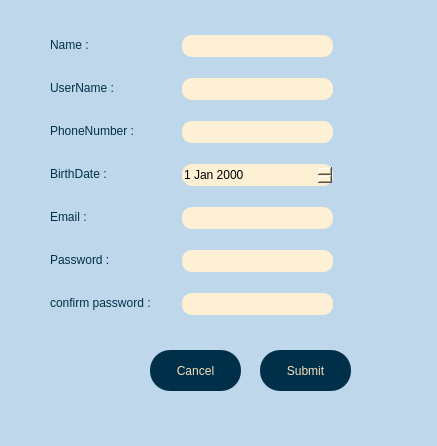
<?xml version="1.0" encoding="UTF-8"?>
<ui version="4.0">
 <class>siginup</class>
 <widget class="QWidget" name="siginup">
  <property name="geometry">
   <rect>
    <x>0</x>
    <y>0</y>
    <width>437</width>
    <height>446</height>
   </rect>
  </property>
  <property name="windowTitle">
   <string>Form</string>
  </property>
  <property name="styleSheet">
   <string notr="true">background-color:rgb(191, 215, 234);
</string>
  </property>
  <widget class="QPushButton" name="pbn_cancel">
   <property name="geometry">
    <rect>
     <x>150</x>
     <y>350</y>
     <width>91</width>
     <height>41</height>
    </rect>
   </property>
   <property name="styleSheet">
    <string notr="true">background-color:rgb(0, 48, 73);
border-radius: 20%;
color:rgb(245, 223, 187);</string>
   </property>
   <property name="text">
    <string>Cancel</string>
   </property>
  </widget>
  <widget class="QPushButton" name="pbn_submit">
   <property name="geometry">
    <rect>
     <x>260</x>
     <y>350</y>
     <width>91</width>
     <height>41</height>
    </rect>
   </property>
   <property name="styleSheet">
    <string notr="true">background-color:rgb(0, 48, 73);
border-radius: 20%;
color:rgb(245, 223, 187);</string>
   </property>
   <property name="text">
    <string>Submit</string>
   </property>
  </widget>
  <widget class="QLineEdit" name="led_name">
   <property name="geometry">
    <rect>
     <x>182</x>
     <y>78</y>
     <width>151</width>
     <height>22</height>
    </rect>
   </property>
   <property name="styleSheet">
    <string notr="true">background-color:rgb(253, 240, 213);
border-radius: 10%;</string>
   </property>
  </widget>
  <widget class="QLabel" name="label">
   <property name="geometry">
    <rect>
     <x>50</x>
     <y>35</y>
     <width>47</width>
     <height>20</height>
    </rect>
   </property>
   <property name="styleSheet">
    <string notr="true">color:rgb(0, 48, 73);</string>
   </property>
   <property name="text">
    <string>Name :</string>
   </property>
  </widget>
  <widget class="QLineEdit" name="lineEdit">
   <property name="geometry">
    <rect>
     <x>182</x>
     <y>35</y>
     <width>151</width>
     <height>22</height>
    </rect>
   </property>
   <property name="styleSheet">
    <string notr="true">background-color:rgb(253, 240, 213);
border-radius: 10%;</string>
   </property>
  </widget>
  <widget class="QLabel" name="label_6">
   <property name="geometry">
    <rect>
     <x>50</x>
     <y>78</y>
     <width>76</width>
     <height>20</height>
    </rect>
   </property>
   <property name="styleSheet">
    <string notr="true">color:rgb(0, 48, 73);</string>
   </property>
   <property name="text">
    <string>UserName :</string>
   </property>
  </widget>
  <widget class="QLabel" name="label_2">
   <property name="geometry">
    <rect>
     <x>50</x>
     <y>121</y>
     <width>102</width>
     <height>20</height>
    </rect>
   </property>
   <property name="styleSheet">
    <string notr="true">color:rgb(0, 48, 73);</string>
   </property>
   <property name="text">
    <string>PhoneNumber :</string>
   </property>
  </widget>
  <widget class="QLineEdit" name="led_phonenumb">
   <property name="geometry">
    <rect>
     <x>182</x>
     <y>121</y>
     <width>151</width>
     <height>22</height>
    </rect>
   </property>
   <property name="styleSheet">
    <string notr="true">background-color:rgb(253, 240, 213);
border-radius: 10%;</string>
   </property>
  </widget>
  <widget class="QDateEdit" name="dateEdit">
   <property name="geometry">
    <rect>
     <x>182</x>
     <y>164</y>
     <width>151</width>
     <height>22</height>
    </rect>
   </property>
   <property name="styleSheet">
    <string notr="true">background-color:rgb(253, 240, 213);
border-radius: 10%;</string>
   </property>
  </widget>
  <widget class="QLabel" name="label_3">
   <property name="geometry">
    <rect>
     <x>50</x>
     <y>164</y>
     <width>70</width>
     <height>20</height>
    </rect>
   </property>
   <property name="styleSheet">
    <string notr="true">color:rgb(0, 48, 73);</string>
   </property>
   <property name="text">
    <string>BirthDate :</string>
   </property>
  </widget>
  <widget class="QLineEdit" name="led_email">
   <property name="geometry">
    <rect>
     <x>182</x>
     <y>207</y>
     <width>151</width>
     <height>22</height>
    </rect>
   </property>
   <property name="styleSheet">
    <string notr="true">background-color:rgb(253, 240, 213);
border-radius: 10%;</string>
   </property>
  </widget>
  <widget class="QLabel" name="label_4">
   <property name="geometry">
    <rect>
     <x>50</x>
     <y>207</y>
     <width>44</width>
     <height>20</height>
    </rect>
   </property>
   <property name="styleSheet">
    <string notr="true">color:rgb(0, 48, 73);</string>
   </property>
   <property name="text">
    <string>Email :</string>
   </property>
  </widget>
  <widget class="QLabel" name="label_5">
   <property name="geometry">
    <rect>
     <x>50</x>
     <y>250</y>
     <width>68</width>
     <height>20</height>
    </rect>
   </property>
   <property name="styleSheet">
    <string notr="true">color:rgb(0, 48, 73);</string>
   </property>
   <property name="text">
    <string>Password :</string>
   </property>
  </widget>
  <widget class="QLineEdit" name="led_pass">
   <property name="geometry">
    <rect>
     <x>182</x>
     <y>250</y>
     <width>151</width>
     <height>22</height>
    </rect>
   </property>
   <property name="styleSheet">
    <string notr="true">background-color:rgb(253, 240, 213);
border-radius: 10%;</string>
   </property>
  </widget>
  <widget class="QLabel" name="label_7">
   <property name="geometry">
    <rect>
     <x>50</x>
     <y>293</y>
     <width>125</width>
     <height>20</height>
    </rect>
   </property>
   <property name="styleSheet">
    <string notr="true">color:rgb(0, 48, 73);</string>
   </property>
   <property name="text">
    <string>confirm password :</string>
   </property>
  </widget>
  <widget class="QLineEdit" name="lineEdit_2">
   <property name="geometry">
    <rect>
     <x>182</x>
     <y>293</y>
     <width>151</width>
     <height>22</height>
    </rect>
   </property>
   <property name="styleSheet">
    <string notr="true">background-color:rgb(253, 240, 213);
border-radius: 10%;</string>
   </property>
  </widget>
 </widget>
 <resources/>
 <connections/>
</ui>
